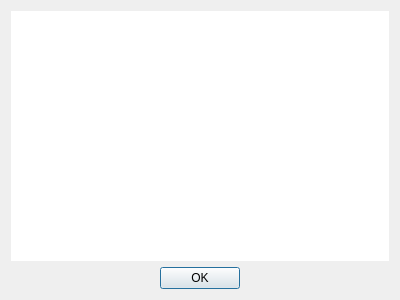
<?xml version="1.0" encoding="UTF-8"?>
<!--
Accountant - accounting program
Copyright (C) 2025  Cole Blakley

This program is free software: you can redistribute it and/or modify
it under the terms of the GNU General Public License as published by
the Free Software Foundation, either version 3 of the License, or
(at your option) any later version.

This program is distributed in the hope that it will be useful,
but WITHOUT ANY WARRANTY; without even the implied warranty of
MERCHANTABILITY or FITNESS FOR A PARTICULAR PURPOSE.  See the
GNU General Public License for more details.

You should have received a copy of the GNU General Public License
along with this program.  If not, see <https://www.gnu.org/licenses/>.
-->
<ui version="4.0">
 <class>AboutDialog</class>
 <widget class="QDialog" name="AboutDialog">
  <property name="geometry">
   <rect>
    <x>0</x>
    <y>0</y>
    <width>400</width>
    <height>300</height>
   </rect>
  </property>
  <property name="windowTitle">
   <string>About Accountant</string>
  </property>
  <property name="modal">
   <bool>true</bool>
  </property>
  <layout class="QVBoxLayout" name="verticalLayout">
   <item>
    <widget class="QTextBrowser" name="text">
     <property name="acceptDrops">
      <bool>false</bool>
     </property>
     <property name="frameShape">
      <enum>QFrame::Shape::NoFrame</enum>
     </property>
     <property name="openExternalLinks">
      <bool>true</bool>
     </property>
    </widget>
   </item>
   <item>
    <widget class="QDialogButtonBox" name="buttonBox">
     <property name="orientation">
      <enum>Qt::Orientation::Horizontal</enum>
     </property>
     <property name="standardButtons">
      <set>QDialogButtonBox::StandardButton::Ok</set>
     </property>
     <property name="centerButtons">
      <bool>true</bool>
     </property>
    </widget>
   </item>
  </layout>
 </widget>
 <resources/>
 <connections>
  <connection>
   <sender>buttonBox</sender>
   <signal>accepted()</signal>
   <receiver>AboutDialog</receiver>
   <slot>accept()</slot>
   <hints>
    <hint type="sourcelabel">
     <x>248</x>
     <y>254</y>
    </hint>
    <hint type="destinationlabel">
     <x>157</x>
     <y>274</y>
    </hint>
   </hints>
  </connection>
  <connection>
   <sender>buttonBox</sender>
   <signal>rejected()</signal>
   <receiver>AboutDialog</receiver>
   <slot>reject()</slot>
   <hints>
    <hint type="sourcelabel">
     <x>316</x>
     <y>260</y>
    </hint>
    <hint type="destinationlabel">
     <x>286</x>
     <y>274</y>
    </hint>
   </hints>
  </connection>
 </connections>
</ui>
